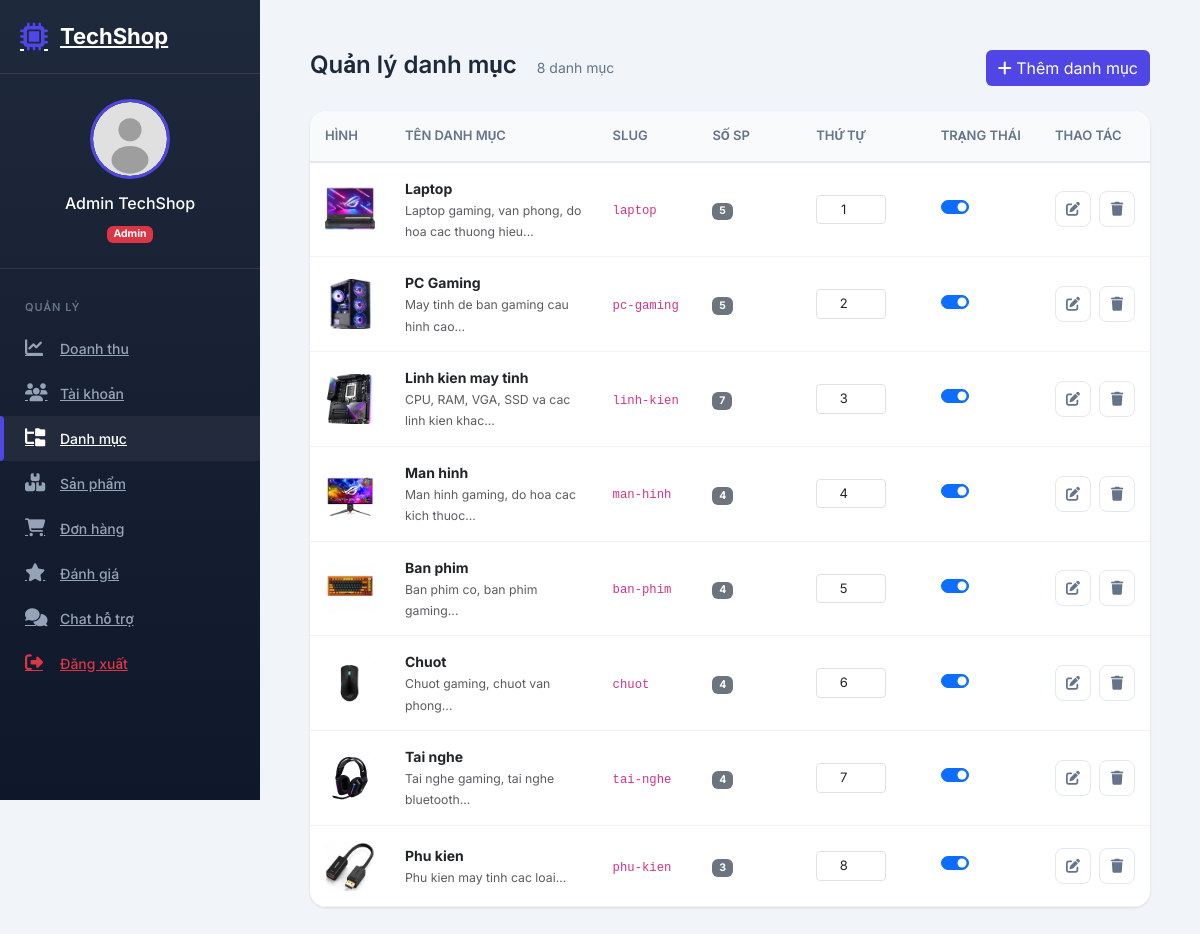
The page /admin?page=categories (signed in) on the database its author committed.
### tables this page shows
CREATE TABLE `categories` (
  `id` int(11) NOT NULL,
  `name` varchar(100) NOT NULL,
  `slug` varchar(100) NOT NULL,
  `description` text DEFAULT NULL,
  `image` varchar(255) DEFAULT NULL,
  `parent_id` int(11) DEFAULT NULL,
  `sort_order` int(11) DEFAULT 0,
  `status` enum('active','inactive') DEFAULT 'active',
  `created_at` timestamp NOT NULL DEFAULT current_timestamp(),
  `updated_at` timestamp NOT NULL DEFAULT current_timestamp() ON UPDATE current_timestamp()
);

### config/database.php (called while the page is built, shortened)
<?php
class Database {
    private static $instance = null;
    private $pdo;
    private $host = 'localhost';
    private $dbName = 'computer_shop';
    private $username = 'root';
    private $password = '';
    private $charset = 'utf8mb4';
    private function __construct() {
        try {
            $dsn = "mysql:host={$this->host};dbname={$this->dbName};charset={$this->charset}";
            $options = [
                PDO::ATTR_ERRMODE => PDO::ERRMODE_EXCEPTION,
                PDO::ATTR_DEFAULT_FETCH_MODE => PDO::FETCH_ASSOC,
                PDO::ATTR_EMULATE_PREPARES => false,
                PDO::MYSQL_ATTR_INIT_COMMAND => "SET NAMES utf8mb4 COLLATE utf8mb4_unicode_ci"
            ];
            $this->pdo = new PDO($dsn, $this->username, $this->password, $options);
        } catch (PDOException $e) {
            die("Lỗi kết nối MySQL: " . $e->getMessage());
        }
    }
    public static function getInstance() {
        if (self::$instance === null) {
            self::$instance = new self();
        }
        return self::$instance;
    }
    public function getConnection() {
        return $this->pdo;
    }
}
function getDB() {
    return Database::getInstance()->getConnection();
}
?>

### models/Category.php (called while the page is built, shortened)
<?php
require_once __DIR__ . '/../config/database.php';
class Category {
    private $db;
    private $table = 'categories';
    public function __construct() {
        $this->db = getDB();
    }
    public function getAll($status = null) {
        $sql = "SELECT c.*, p.name as parent_name,
                (SELECT COUNT(*) FROM products WHERE category_id = c.id) as product_count
                FROM {$this->table} c
                LEFT JOIN {$this->table} p ON c.parent_id = p.id";
        if ($status) {
            $sql .= " WHERE c.status = :status";
        }
        $sql .= " ORDER BY c.sort_order ASC, c.name ASC";
        $stmt = $this->db->prepare($sql);
        if ($status) {
            $stmt->execute([':status' => $status]);
        } else {
            $stmt->execute();
        }
        return $stmt->fetchAll();
    }
    public function getAllWithProductCount() {
        $sql = "SELECT c.*, p.name as parent_name,
                (SELECT COUNT(*) FROM products WHERE category_id = c.id) as product_count
                FROM {$this->table} c
                LEFT JOIN {$this->table} p ON c.parent_id = p.id
                ORDER BY c.sort_order ASC, c.name ASC";
        $stmt = $this->db->query($sql);
        return $stmt->fetchAll();
    }
}
?>

### views/admin/categories.php (the view, shortened to what this page needs)
<?php
include __DIR__ . '/../layouts/admin-header.php';
$imageMap = [
    'Laptop' => 'Laptop.png',
    'PC Gaming' => 'PC.png',
    'Linh kien may tinh' => 'linhkien.png',
    'Man hinh' => 'Manhinh.jpg',
    'Ban phim' => 'Banphim.jpg',
    'Chuot' => 'Chuot.jpg',
    'Tai nghe' => 'Tainghe.jpg',
    'Phu kien' => 'Phukien.png'
];
?>
<div class="admin-content">
    <div class="content-header">
        <div class="header-left">
            <h4>Quản lý danh mục</h4>
            <p><?= count($categories) ?> danh mục</p>
        </div>
        <div class="header-right">
            <button class="btn btn-admin-primary" data-bs-toggle="modal" data-bs-target="#addCategoryModal">
                <i class="fas fa-plus"></i> Thêm danh mục
            </button>
        </div>
    </div>
    <div class="admin-card">
        <div class="card-body p-0">
            <div class="table-responsive">
                <table class="admin-table">
                    <thead>
                        <tr>
                            <th width="60" class="d-none d-md-table-cell">Hình</th>
                            <th>Tên danh mục</th>
                            <th class="d-none d-lg-table-cell">Slug</th>
                            <th class="d-none d-md-table-cell">Số SP</th>
                            <th class="d-none d-lg-table-cell">Thứ tự</th>
                            <th>Trạng thái</th>
                            <th width="100">Thao tác</th>
                        </tr>
                    </thead>
                    <tbody id="categoriesBody">
                        <?php foreach ($categories as $category): ?>
                            <tr data-id="<?= $category['id'] ?>">
                                <td class="d-none d-md-table-cell">
                                    <?php
                                    $imageName = $imageMap[$category['name']] ?? 'Laptop.png';
                                    $imagePath = BASE_URL . 'img-danhmuc/' . $imageName;
                                    ?>
                                    <img src="<?= $imagePath ?>" alt="<?= htmlspecialchars($category['name']) ?>"
                                         class="category-thumb">
                                </td>
                                <td>
                                    <strong><?= htmlspecialchars($category['name']) ?></strong>
                                    <?php if (!empty($category['description'])): ?>
                                        <br><small class="text-muted d-none d-sm-inline"><?= htmlspecialchars(mb_substr($category['description'], 0, 50)) ?>...</small>
                                    <?php endif; ?>
                                </td>
                                <td class="d-none d-lg-table-cell"><code><?= htmlspecialchars($category['slug']) ?></code></td>
                                <td class="d-none d-md-table-cell">
                                    <span class="badge bg-secondary"><?= $category['product_count'] ?? 0 ?></span>
                                </td>
                                <td class="d-none d-lg-table-cell">
                                    <input type="number" class="form-control form-control-sm order-input"
                                           value="<?= $category['sort_order'] ?? 0 ?>" style="width: 70px;"
                                           data-id="<?= $category['id'] ?>">
                                </td>
                                <td>
                                    <div class="form-check form-switch">
                                        <input class="form-check-input status-toggle" type="checkbox"
                                               data-id="<?= $category['id'] ?>"
                                               <?= ($category['status'] ?? 'active') == 'active' ? 'checked' : '' ?>>
                                    </div>
                                </td>
                                <td>
                                    <div class="action-buttons">
                                        <button class="btn-icon edit edit-btn"
                                                data-id="<?= $category['id'] ?>"
                                                data-name="<?= htmlspecialchars($category['name']) ?>"
                                                data-slug="<?= htmlspecialchars($category['slug']) ?>"
                                                data-description="<?= htmlspecialchars($category['description'] ?? '') ?>"
                                                data-image="<?= $category['image'] ?? '' ?>"
                                                data-icon="<?= $category['icon'] ?? '' ?>"
                                                title="Sửa">
                                            <i class="fas fa-edit"></i>
                                        </button>
                                        <button class="btn-icon delete" data-id="<?= $category['id'] ?>" title="Xóa">
                                            <i class="fas fa-trash"></i>
                                        </button>
                                    </div>
                                </td>
                            </tr>
                        <?php endforeach; ?>
                    </tbody>
                </table>
            </div>
        </div>
    </div>
</div>
<?php include __DIR__ . '/../layouts/admin-footer.php'; ?>

### assets/css/admin.css (style rules this page uses)
:root { --admin-sidebar-width: 280px; --admin-sidebar-collapsed: 80px; --admin-header-height: 70px; --admin-primary: #4f46e5; --admin-primary-dark: #4338ca; --admin-bg: #f1f5f9; --admin-font: 'Inter', 'Roboto', 'Be Vietnam Pro', 'Segoe UI', -apple-system, BlinkMacSystemFont, sans-serif; --admin-text-xs: clamp(0.6875rem, 0.65rem + 0.19vw, 0.75rem); --admin-text-sm: clamp(0.75rem, 0.71rem + 0.21vw, 0.8125rem); --admin-text-base: clamp(0.8125rem, 0.77rem + 0.21vw, 0.875rem); --admin-text-lg: clamp(0.875rem, 0.83rem + 0.23vw, 1rem); --admin-text-xl: clamp(1rem, 0.94rem + 0.3vw, 1.125rem); --admin-text-2xl: clamp(1.125rem, 1.02rem + 0.52vw, 1.375rem); --admin-text-3xl: clamp(1.375rem, 1.2rem + 0.88vw, 1.75rem); }
.admin-body { font-family: var(--admin-font); background: var(--admin-bg); min-height: 100vh; display: flex; font-size: var(--admin-text-base); line-height: 1.5; -webkit-font-smoothing: antialiased; -moz-osx-font-smoothing: grayscale; }
.header-left { display: flex; align-items: center; gap: 20px; }
.header-right { display: flex; align-items: center; gap: 15px; }
.admin-content { \n padding: 30px;\n min-height: calc(100vh - var(--admin-header-height));\n max-width: 100%;\n overflow-x: hidden;\n }
.admin-card { background: #fff; border-radius: 16px; box-shadow: 0 1px 3px rgba(0,0,0,0.1); margin-bottom: 25px; max-width: 100%; overflow: hidden; }
.card-body { padding: 25px; }
.table-responsive { width: 100%; overflow-x: auto; -webkit-overflow-scrolling: touch; margin: 0; }
.admin-table { width: 100%; min-width: 700px; table-layout: auto; }
.admin-table thead th { background: #f8fafc; padding: 15px; font-size: 13px; font-weight: 600; text-transform: uppercase; color: #64748b; border-bottom: 2px solid #e2e8f0; }
.admin-table tbody td { padding: 15px; vertical-align: middle; border-bottom: 1px solid #f1f5f9; white-space: nowrap; overflow: hidden; text-overflow: ellipsis; max-width: 200px; }
.admin-table tbody td:first-child { min-width: 80px; max-width: 120px; }
.admin-table tbody td:nth-child(2) { min-width: 150px; max-width: 200px; white-space: normal; }
.admin-table tbody td:nth-child(3) { min-width: 80px; max-width: 100px; }
.admin-table tbody td:nth-child(4) { min-width: 100px; max-width: 150px; }
.admin-table tbody td:nth-child(5) { min-width: 120px; max-width: 150px; }
.admin-table tbody td:nth-child(6) { min-width: 100px; max-width: 120px; }
.btn-admin-primary { background: var(--admin-primary); color: #fff; border: none; }
.btn-icon { width: 36px; height: 36px; padding: 0; display: inline-flex; align-items: center; justify-content: center; border-radius: 8px; border: 1px solid #e2e8f0; background: #fff; color: #64748b; transition: all 0.3s ease; }
.content-header { display: flex; justify-content: space-between; align-items: center; margin-bottom: 25px; flex-wrap: wrap; gap: 15px; }
.content-header .header-left h4 { font-size: 24px; font-weight: 600; color: #1e293b; margin: 0 0 5px 0; }
.content-header .header-left p { color: #64748b; font-size: 14px; margin: 0; }
.content-header .header-right { display: flex; gap: 10px; flex-wrap: wrap; }
.category-thumb { width: 50px; height: 50px; object-fit: cover; border-radius: 8px; display: flex; align-items: center; justify-content: center; background: #f1f5f9; }
.action-buttons { display: flex; gap: 8px; }
.order-input { text-align: center; padding: 4px 8px; font-size: 13px; }
@media (max-width: 1399px) { :root { --admin-sidebar-width: 260px; } }
@media (max-width: 1399px) { .admin-content { padding: 25px; } }

### views/admin/categories.php (style rules this page uses)
.category-thumb { width: 50px; height: 50px; object-fit: cover; border-radius: 8px; }
.order-input { text-align: center; }

### rows shown on the page
categories: name (picture), name "Laptop", description "Laptop gaming, van phong, do hoa cac thuong hieu", slug "laptop", product_count "5", sort_order+id "1", status "☑"
categories: shows a picture, name "PC Gaming", description "May tinh de ban gaming cau hinh cao", slug "pc-gaming", product_count "5", sort_order+id "2", status "☑"
categories: shows a picture, name "Linh kien may tinh", description "CPU, RAM, VGA, SSD va cac linh kien khac", slug "linh-kien", product_count "7", sort_order+id "3", status "☑"
categories: shows a picture, name "Man hinh", description "Man hinh gaming, do hoa cac kich thuoc", slug "man-hinh", product_count "4", sort_order+id "4", status "☑"
categories: shows a picture, name "Ban phim", description "Ban phim co, ban phim gaming", slug "ban-phim", product_count "4", sort_order+id "5", status "☑"
categories: name (picture), name "Chuot", description "Chuot gaming, chuot van phong", slug "chuot", product_count "4", sort_order+id "6", status "☑"
categories: shows a picture, name "Tai nghe", description "Tai nghe gaming, tai nghe bluetooth", slug "tai-nghe", product_count "4", sort_order+id "7", status "☑"
categories: shows a picture, name "Phu kien", description "Phu kien may tinh cac loai", slug "phu-kien", product_count "3", sort_order+id "8", status "☑"

### other values the page prints
$_SESSION['user']['name'] "Admin TechShop"
count($categories) "8"
